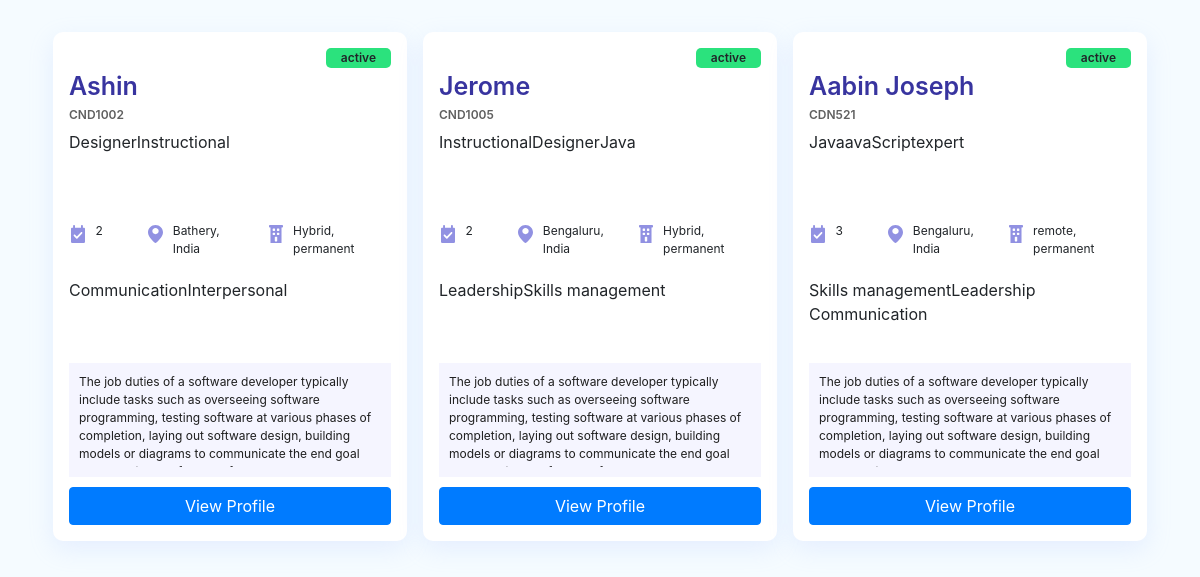
Page /jobCards on the committed database.
### job/models.py (models this page shows, shortened)
class User(models.Model):
    STATUS_CHOICES = [
        ('active', 'Active'),
        ('inactive', 'Inactive'),
        ('terminated', 'Terminated'),
    ]
    username = models.CharField(max_length=150, unique=True)
    email = models.EmailField(unique=True)
    city = models.CharField(max_length=100, null=True, blank=True)
    country = models.CharField(max_length=100, null=True, blank=True)
    candidate_id = models.CharField(max_length=50, unique=True)
    status = models.CharField(max_length=10, choices=STATUS_CHOICES)
    experience_summary = models.TextField(null=True, blank=True)
    responsibilities_summary = models.TextField(null=True, blank=True)
    current_role = models.CharField(max_length=100, null=True, blank=True)
    experience_years = models.IntegerField(null=True, blank=True)
    salary = models.DecimalField(max_digits=10, decimal_places=2)
    work_mode = models.CharField(max_length=50, null=True, blank=True)
    work_type = models.CharField(max_length=50, null=True, blank=True)

class Role(models.Model):
    user = models.ForeignKey(User, related_name='roles', on_delete=models.CASCADE)
    title = models.CharField(max_length=100, null=True, blank=True)

class HardSkill(models.Model):
    user = models.ForeignKey(User, related_name='hard_skills', on_delete=models.CASCADE)
    name = models.CharField(max_length=100, null=True, blank=True)

### job/views.py (the view)
# urls.py: path('jobCards', views.jobCards, name="jobCards"),
def jobCards(request):
    user_data = User.objects.all()
    user_details = []
    for user in user_data:
        user_roles = Role.objects.filter(user=user)
        user_hardskills = HardSkill.objects.filter(user=user)
        user_details.append({
            'user': user,
            'roles': user_roles,
            'hardskills': user_hardskills
        })
    context = {'user_details': user_details}
    return render(request, "candidate/copy0.html", context)

### job/templates/candidate/copy0.html (shortened to what this page needs)
<!DOCTYPE html>
{% load static %}
<html lang="en">
<head>
<link rel="stylesheet" href="https://cdn.jsdelivr.net/npm/bootstrap@4.4.1/dist/css/bootstrap.min.css">
<link rel="stylesheet" type="text/css" href="{% static 'assets/candidateandjobcardsstyle.css' %}">
</head>
<body style="background-color: rgb(245, 251, 255);">
<br>
<div class="container x">
<div class="candidatecard-area" style="background-color: rgb(245, 251, 255);">
<div class="candidatecard-area2 d-flex justify-content-start flex-wrap">
    {% for i in user_details %}
        <div class="col-4 x p-2">
            <div class="candidatecard p-3">
                <div class="candidatecard-topmenu d-flex justify-content-end x">
                    <div class="cidbadge-status">{{i.user.status}}</div>
                </div>
                <div class="candidatecard-profile d-flex flex-column align-items-start x">
                    <div class="candidatecard-profile-name">{{i.user.username}} </div>
                    <div class="candidatecard-profile-id">{{i.user.candidate_id}} </div>
                </div>
                <div class="candidatecard-roles d-flex align-content-start flex-wrap x">
                    {% for r in i.roles %}
                    <span class="cidbadge-side">{{r.title}} </span>
                    {% endfor %}
                </div>
                <div class="candidatecard-details d-flex align-content-start x">
                  <div class="x"><img class="candidatecard-details-icon" src="{% static 'images/Icons-01.svg' %}"></div>
                  <div class="col-2 candidatecard-details-text"> {{i.user.experience_years}} </div>
                  <div class="x"><img class="candidatecard-details-icon" src="{% static 'images/Icons-02.svg' %}"></div>
                  <div class="col  candidatecard-details-text"> {{i.user.city}}, <br> {{i.user.country}} </div>
                  <div class="x"><img class="candidatecard-details-icon" src="{% static 'images/Icons-03.svg' %}"></div>
                  <div class="col candidatecard-details-text"> {{i.user.work_mode}}, {{i.user.work_type}} </div>
                </div>
                <div class="candidatecard-skills d-flex align-content-start flex-wrap x">
                    {% for s in i.hardskills %}
                    <span class="cidbadge-yel1ow">{{s.name}}</span>
                    {% endfor %}
                </div>
                <div class="candidatecard-summary">
                    <div class="candidatecard-summary-text">{{i.user.experience_summary}}</div>
                </div>
                <div class="candidatecard-button ">
                    <a href=""><button type="button" class="btn btn-primary  btn-block">View Profile</button></a>
                </div>
            </div>
            </div>
    {% endfor %}
</div>
</div>
</div>
</body>
</html>

### job/static/assets/candidateandjobcardsstyle.css (style rules this page uses)
.candidatecard { background-color: #ffffff; border-radius: 10px; box-shadow: rgba(166, 191, 255, 0.2) 0px 8px 24px; }
.candidatecard-topmenu { height: 20px; }
.cidbadge-status { background-color: #2be27d; font: #242424; font-size: 12px; font-weight: 600; padding: 1px 15px; border-radius: 5px; }
.candidatecard-profile { margin-bottom: 2px; height: 60px; }
.candidatecard-profile-name { color: #38349F; font-size: 25px; font-weight: 600; }
.candidatecard-profile-id { color: #606060; font-size: 12px; font-weight: 600; }
.candidatecard-roles { overflow: hidden; margin-bottom: 12px; height: 68px; }
.candidatecard-details { padding: 2px; height: 60px; margin-top: 20px; border-top: 1px solid black; }
.candidatecard-details-icon { height: 18px; margin-right: 10px; }
.candidatecard-details-text { font-size: 12px; padding-left: 0px; padding-top: 2px; }
.candidatecard-skills { overflow: hidden; margin-bottom: 15px; height: 70px; }
.candidatecard-summary { background-color: #F5F5FF; border-color: #DDDBFF; overflow: hidden; }
.candidatecard-summary-text { color: #1E1E1E; font-size: 12px; margin: 10px; height: 94px; overflow: hidden; }
.candidatecard-button { border-color: #DDDBFF; margin-top: 10px; }
.x { border: 0px solid red; }

### rows in the picture
User: user.status "active", user.username "Ashin", user.candidate_id "CND1002", user.experience_years "2", user.city "Bathery", user.country "India", user.work_mode "Hybrid", user.work_type "permanent", user.experience_summary "The job duties of a software developer typically include tasks such as overseeing software programming, testing software at various phases of completion, laying out software design, building models or diagrams to communicate the end goal…"
Role: title "Designer"
Role: title "Instructional"
HardSkill: name "Communication"
HardSkill: name "Interpersonal"
User: user.status "active", user.username "Jerome", user.candidate_id "CND1005", user.experience_years "2", user.city "Bengaluru", user.country "India", user.work_mode "Hybrid", user.work_type "permanent", user.experience_summary "The job duties of a software developer typically include tasks such as overseeing software programming, testing software at various phases of completion, laying out software design, building models or diagrams to communicate the end goal…"
Role: title "Instructional"
Role: title "Designer"
Role: title "Java"
HardSkill: name "Leadership"
HardSkill: name "Skills management"
User: user.status "active", user.username "Aabin Joseph", user.candidate_id "CDN521", user.experience_years "3", user.city "Bengaluru", user.country "India", user.work_mode "remote", user.work_type "permanent", user.experience_summary "The job duties of a software developer typically include tasks such as overseeing software programming, testing software at various phases of completion, laying out software design, building models or diagrams to communicate the end goal…"
Role: title "Java"
Role: title "avaScript"
Role: title "expert"
HardSkill: name "Skills management"
HardSkill: name "Leadership"
HardSkill: name "Communication"
